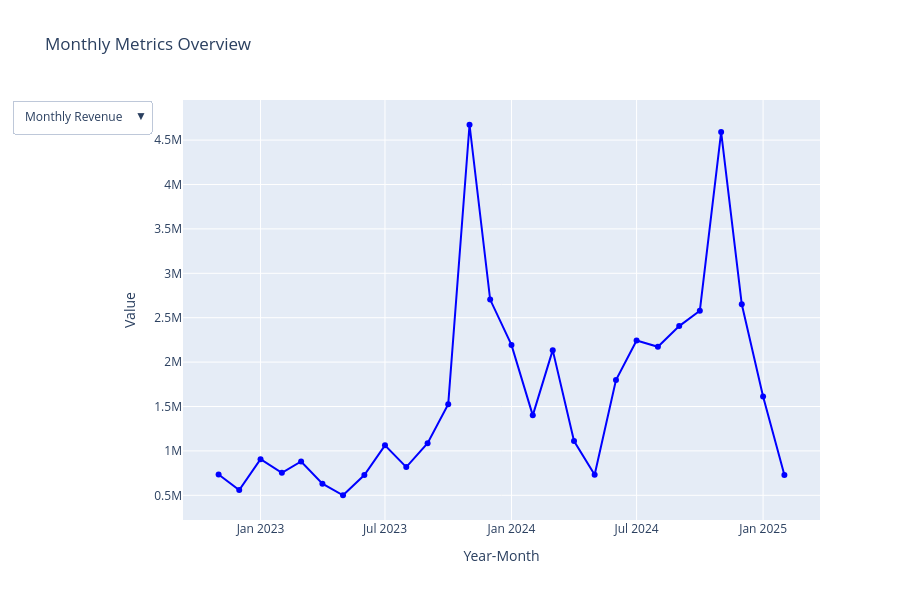

Notebook cell for this chart:
### Code cell
monthly_revenue.index = monthly_revenue.index.astype(str)
monthly_aov.index = monthly_aov.index.astype(str)
monthly_discount.index = monthly_discount.index.astype(str)

colors = ["blue", "green", "red"]

fig = go.Figure()

fig.add_trace(go.Scatter(
    x=monthly_revenue.index, y=monthly_revenue, 
    mode='lines+markers', name='Monthly Revenue', 
    line=dict(color=colors[0]), visible=True
))

fig.add_trace(go.Scatter(
    x=monthly_aov.index, y=monthly_aov, 
    mode='lines+markers', name='Monthly AOV', 
    line=dict(color=colors[1]), visible=False
))

fig.add_trace(go.Scatter(
    x=monthly_discount.index, y=monthly_discount, 
    mode='lines+markers', name='Monthly Discount', 
    line=dict(color=colors[2]), visible=False
))

fig.update_layout(
    title="Monthly Metrics Overview",
    xaxis_title="Year-Month",
    yaxis_title="Value",
    height=600,
    width=900,
    hovermode="x unified",
    updatemenus=[
        {
            "buttons": [
                {"label": "Monthly Revenue", "method": "update", 
                 "args": [{"visible": [True, False, False]}, {"title": "Monthly Revenue"}]},
                {"label": "Monthly AOV", "method": "update", 
                 "args": [{"visible": [False, True, False]}, {"title": "Monthly AOV"}]},
                {"label": "Monthly Discount", "method": "update", 
                 "args": [{"visible": [False, False, True]}, {"title": "Monthly Discount"}]},
            ],
            "direction": "down",
            "showactive": True
        }
    ]
)

fig.show()

### Figure 1 — Plotly figure (JSON) as saved in the notebook; plotly's stock layout.template omitted (floating-point values rounded to 4 significant figures)
{"data": [{"line": {"color": "blue"}, "mode": "lines+markers", "name": "Monthly Revenue", "type": "scatter", "visible": true, "x": ["2022-11", "2022-12", "2023-01", "2023-02", "2023-03", "2023-04", "2023-05", "2023-06", "2023-07", "2023-08", "2023-09", "2023-10", "2023-11", "2023-12", "2024-01", "2024-02", "2024-03", "2024-04", "2024-05", "2024-06", "2024-07", "2024-08", "2024-09", "2024-10", "2024-11", "2024-12", "2025-01", "2025-02"], "y": [733900.0, 560200.0, 907400.0, 754000.0, 881400.0, 630700.0, 500600.0, 727800.0, 1063000.0, 817700.0, 1087000.0, 1527000.0, 4673000.0, 2704000.0, 2194000.0, 1400000.0, 2135000.0, 1111000.0, 731100.0, 1798000.0, 2244000.0, 2172000.0, 2406000.0, 2579000.0, 4591000.0, 2651000.0, 1613000.0, 729100.0]}, {"line": {"color": "green"}, "mode": "lines+markers", "name": "Monthly AOV", "type": "scatter", "visible": false, "x": ["2022-11", "2022-12", "2023-01", "2023-02", "2023-03", "2023-04", "2023-05", "2023-06", "2023-07", "2023-08", "2023-09", "2023-10", "2023-11", "2023-12", "2024-01", "2024-02", "2024-03", "2024-04", "2024-05", "2024-06", "2024-07", "2024-08", "2024-09", "2024-10", "2024-11", "2024-12", "2025-01", "2025-02"], "y": [930.2, 941.6, 1156.0, 1065.0, 1146.0, 1402.0, 1383.0, 1586.0, 1497.0, 1564.0, 2003.0, 2022.0, 1886.0, 1859.0, 1998.0, 2315.0, 1886.0, 1727.0, 1356.0, 1950.0, 2405.0, 2550.0, 2368.0, 2323.0, 2099.0, 1752.0, 2752.0, 1929.0]}, {"line": {"color": "red"}, "mode": "lines+markers", "name": "Monthly Discount", "type": "scatter", "visible": false, "x": ["2022-11", "2022-12", "2023-01", "2023-02", "2023-03", "2023-04", "2023-05", "2023-06", "2023-07", "2023-08", "2023-09", "2023-10", "2023-11", "2023-12", "2024-01", "2024-02", "2024-03", "2024-04", "2024-05", "2024-06", "2024-07", "2024-08", "2024-09", "2024-10", "2024-11", "2024-12", "2025-01", "2025-02"], "y": [97.45, 21.13, 10.35, 5.218, 30.29, 258.5, 310.0, 423.0, 699.7, 688.1, 808.5, 402.6, 888.8, 487.2, 663.6, 1086.0, 1359.0, 607.1, 90.43, 271.9, 143.6, 51.59, 17.12, 320.3, 510.3, 120.1, 123.9, 86.47]}], "layout": {"height": 600, "hovermode": "x unified", "title": {"text": "Monthly Metrics Overview"}, "updatemenus": [{"buttons": [{"args": [{"visible": [true, false, false]}, {"title": "Monthly Revenue"}], "label": "Monthly Revenue", "method": "update"}, {"args": [{"visible": [false, true, false]}, {"title": "Monthly AOV"}], "label": "Monthly AOV", "method": "update"}, {"args": [{"visible": [false, false, true]}, {"title": "Monthly Discount"}], "label": "Monthly Discount", "method": "update"}], "direction": "down", "showactive": true}], "width": 900, "xaxis": {"title": {"text": "Year-Month"}}, "yaxis": {"title": {"text": "Value"}}}}
